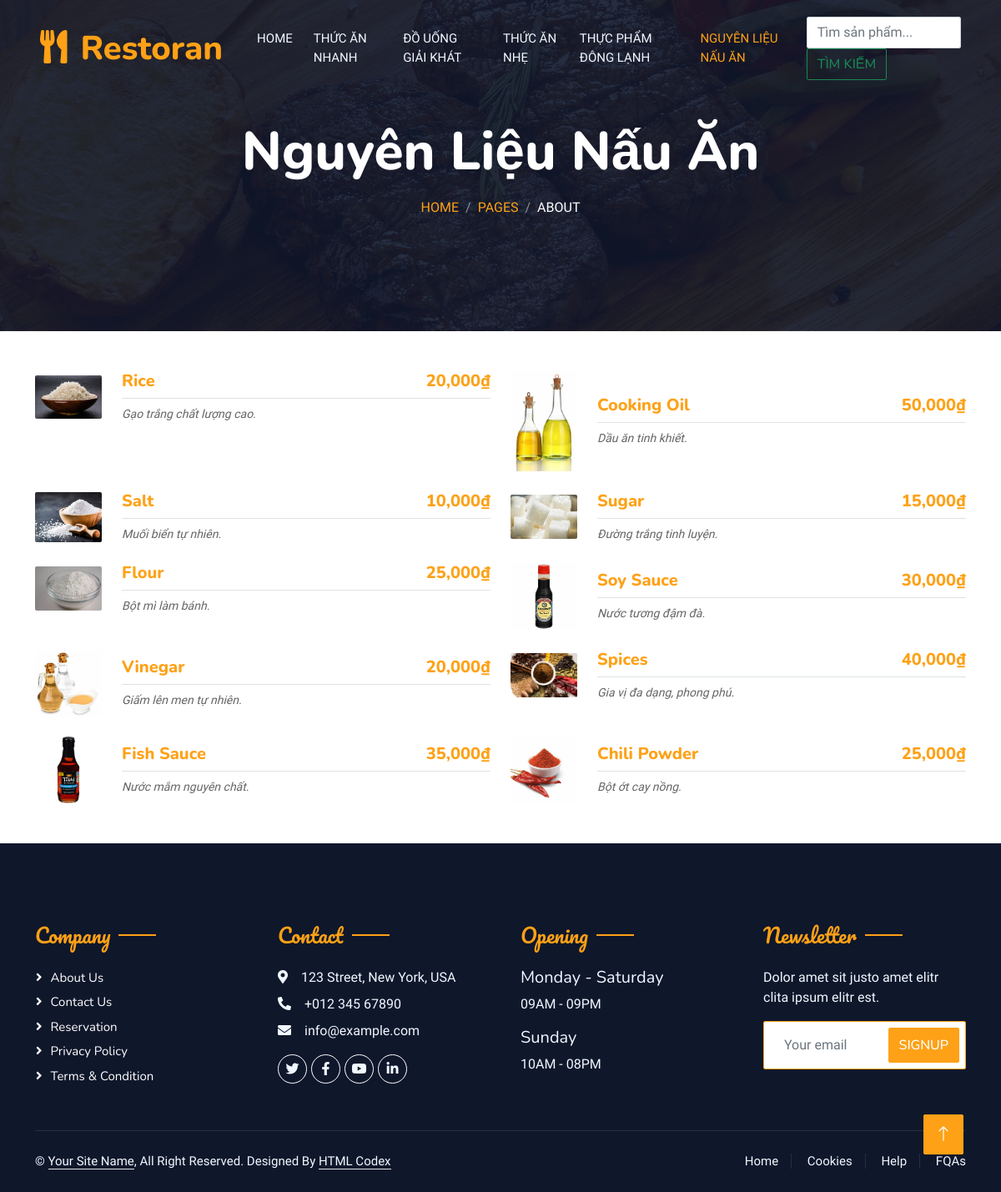
/NguyenLieuNauAn.php, run on the app's committed database.
### tables this page shows
CREATE TABLE `product_types` (
  `type_id` int(11) NOT NULL,
  `type_name` varchar(100) NOT NULL
);

CREATE TABLE `products` (
  `id` int(11) NOT NULL,
  `name` varchar(100) NOT NULL,
  `manu_id` int(11) NOT NULL,
  `type_id` int(11) NOT NULL,
  `price` int(11) DEFAULT NULL,
  `pro_image` varchar(150) NOT NULL,
  `description` text DEFAULT NULL,
  `feature` tinyint(1) DEFAULT NULL,
  `created_at` timestamp NOT NULL DEFAULT current_timestamp()
);

### models/productypes.php (called while the page is built, shortened)
<?php
class ProductType
{
    public function getAllProductType()
    {
        $sql = "SELECT * FROM product_types";
        $result = Db::$connection->query($sql);
        if ($result) {
            return $result->fetch_all(MYSQLI_ASSOC);
        } else {
            die("Error: " . Db::$connection->error);
        }
    }
}

### models/items.php (called while the page is built, shortened)
<?php
class Product extends Db {
    public function getAllProducts() {
        $sql = self::$connection->prepare("SELECT * FROM `products`");
        $sql->execute();
        $products = $sql->get_result()->fetch_all(MYSQLI_ASSOC);
        return $products;
    }
    public function getProductsTypeId5() {
        $sql = self::$connection->prepare("SELECT * FROM `products` WHERE `type_id` = 5");
        $sql->execute();
        $products = $sql->get_result()->fetch_all(MYSQLI_ASSOC);
        return $products;
    }
}
?>

### NguyenLieuNauAn.php (the view, shortened to what this page needs)
<?php
require "models/db.php";
require "models/items.php";
require "models/productypes.php";
$product = new Product();
$protype = new ProductType();
$getAllproduct = $product->getAllProducts();
$getAllprotypes = $protype->getAllProductType();
$getProductsTypeId5 = $product->getProductsTypeId5();
?>
<!DOCTYPE html>
<html lang="en">
<head>
    <link href="https://cdnjs.cloudflare.com/ajax/libs/font-awesome/5.10.0/css/all.min.css" rel="stylesheet">
    <link href="https://cdn.jsdelivr.net/npm/bootstrap-icons@1.4.1/font/bootstrap-icons.css" rel="stylesheet">
    <link href="lib/animate/animate.min.css" rel="stylesheet">
    <link href="lib/owlcarousel/assets/owl.carousel.min.css" rel="stylesheet">
    <link href="lib/tempusdominus/css/tempusdominus-bootstrap-4.min.css" rel="stylesheet" />
    <link href="css/bootstrap.min.css" rel="stylesheet">
    <link href="css/style.css" rel="stylesheet">
</head>
<body>
    <div class="container-xxl bg-white p-0">
        <div class="container-xxl position-relative p-0">
            <nav class="navbar navbar-expand-lg navbar-dark bg-dark px-4 px-lg-5 py-3 py-lg-0">
                <a href="" class="navbar-brand p-0">
                    <h1 class="text-primary m-0"><i class="fa fa-utensils me-3"></i>Restoran</h1>
                </a>
                <div class="collapse navbar-collapse" id="navbarCollapse">
                    <div class="navbar-nav ms-auto py-0 pe-4">
                        <a href="index.php" class="nav-item nav-link">Home</a>
                        <?php
                        if (isset($getAllprotypes) && is_array($getAllprotypes) && !empty($getAllprotypes)):
                            foreach ($getAllprotypes as $key => $value):
                                if ($value['type_id'] == 1):
                                    ?>
                                    <a href="ThucAnNhanh.php?type_id=<?php echo urlencode($value['type_id']); ?>"
                                        class="nav-item nav-link">
                                        <?php echo htmlspecialchars($value['type_name']); ?>
                                    </a>
                                    <?php
                                elseif ($value['type_id'] == 2):
                                    ?>
                                    <a href="DoUongGiaiKhat.php?type_id=<?php echo urlencode($value['type_id']); ?>"
                                        class="nav-item nav-link ">
                                        <?php echo htmlspecialchars($value['type_name']); ?>
                                    </a>
                                    <?php
                                elseif ($value['type_id'] == 3):
                                    ?>
                                    <a href="ThucAnNhe.php?type_id=<?php echo urlencode($value['type_id']); ?>"
                                        class="nav-item nav-link">
                                        <?php echo htmlspecialchars($value['type_name']); ?>
                                    </a>
                                    <?php
                                elseif ($value['type_id'] == 4):
                                    ?>
                                    <a href="ThucPhamDongLanh.php?type_id=<?php echo urlencode($value['type_id']); ?>"
                                        class="nav-item nav-link">
                                        <?php echo htmlspecialchars($value['type_name']); ?>
                                    </a>
                                    <?php
                                elseif ($value['type_id'] == 5):
                                    ?>
                                    <a href="NguyenLieuNauAn.php?type_id=<?php echo urlencode($value['type_id']); ?>"
                                        class="nav-item nav-link active">
                                        <?php echo htmlspecialchars($value['type_name']); ?>
                                    </a>
                                    <?php
                                endif;
                            endforeach;
                        else: ?>
                            <p class="nav-item nav-link">Không có loại sản phẩm nào.</p>
                        <?php endif; ?>
                    </div>
                    <form action="search.php" method="GET" class="form-inline my-2 my-lg-0">
                        <input class="form-control mr-sm-2" type="search" name="query" placeholder="Tìm sản phẩm..."
                            aria-label="Search">
                        <button class="btn btn-outline-success my-2 my-sm-0" type="submit">Tìm kiếm</button>
                    </form>
                </div>
            </nav>
            <div class="container-xxl py-5 bg-dark hero-header mb-5">
                <div class="container text-center my-5 pt-5 pb-4">
                    <h1 class="display-3 text-white mb-3 animated slideInDown">Nguyên Liệu Nấu Ăn</h1>
                    <nav aria-label="breadcrumb">
                        <ol class="breadcrumb justify-content-center text-uppercase">
                            <li class="breadcrumb-item"><a href="#">Home</a></li>
                            <li class="breadcrumb-item"><a href="#">Pages</a></li>
                            <li class="breadcrumb-item text-white active" aria-current="page">About</li>
                        </ol>
                    </nav>
                </div>
            </div>
        </div>
        <div class="tab-content container">
            <div id="tab-1" class="tab-pane fade show p-0 active">
                <div class="row g-4">
                    <?php foreach ($getProductsTypeId5 as $key => $value): ?>
                        <div class="col-lg-6">
                                <div class="d-flex align-items-center">
                                    <img class="flex-shrink-0 img-fluid rounded"
                                        src="img/<?php echo $value['pro_image']; ?>"
                                        alt="<?php echo htmlspecialchars($value['name']); ?>"
                                        style="width: 80px;">
                                    <div class="w-100 d-flex flex-column text-start ps-4">
                                        <h5 class="d-flex justify-content-between border-bottom pb-2">
                                            <a href="product_detail.php?id=<?php echo $value['id']; ?>">
                                                <span><?php echo htmlspecialchars($value['name']); ?></span>
                                            </a>
                                            <span class="text-primary"><?php echo number_format($value['price']); ?>₫</span>
                                        </h5>
                                        <small class="fst-italic"><?php echo htmlspecialchars($value['description']); ?></small>
                                    </div>
                                </div>
                            </div>
                    <?php endforeach ?>
                </div>
            </div>
        </div>
        <?php  include "footer.php" ?>
        <a href="#" class="btn btn-lg btn-primary btn-lg-square back-to-top"><i class="bi bi-arrow-up"></i></a>
</body>
</html>

### footer.php (shortened to what this page needs)
        <div class="container-fluid bg-dark text-light footer pt-5 mt-5 wow fadeIn" data-wow-delay="0.1s">
            <div class="container py-5">
                <div class="row g-5">
                    <div class="col-lg-3 col-md-6">
                        <h4 class="section-title ff-secondary text-start text-primary fw-normal mb-4">Company</h4>
                        <a class="btn btn-link" href="">About Us</a>
                        <a class="btn btn-link" href="">Contact Us</a>
                        <a class="btn btn-link" href="">Reservation</a>
                        <a class="btn btn-link" href="">Privacy Policy</a>
                        <a class="btn btn-link" href="">Terms & Condition</a>
                    </div>
                    <div class="col-lg-3 col-md-6">
                        <h4 class="section-title ff-secondary text-start text-primary fw-normal mb-4">Contact</h4>
                        <p class="mb-2"><i class="fa fa-map-marker-alt me-3"></i>123 Street, New York, USA</p>
                        <p class="mb-2"><i class="fa fa-phone-alt me-3"></i>+012 345 67890</p>
                        <p class="mb-2"><i class="fa fa-envelope me-3"></i>info@example.com</p>
                        <div class="d-flex pt-2">
                            <a class="btn btn-outline-light btn-social" href=""><i class="fab fa-twitter"></i></a>
                            <a class="btn btn-outline-light btn-social" href=""><i class="fab fa-facebook-f"></i></a>
                            <a class="btn btn-outline-light btn-social" href=""><i class="fab fa-youtube"></i></a>
                            <a class="btn btn-outline-light btn-social" href=""><i class="fab fa-linkedin-in"></i></a>
                        </div>
                    </div>
                    <div class="col-lg-3 col-md-6">
                        <h4 class="section-title ff-secondary text-start text-primary fw-normal mb-4">Opening</h4>
                        <h5 class="text-light fw-normal">Monday - Saturday</h5>
                        <p>09AM - 09PM</p>
                        <h5 class="text-light fw-normal">Sunday</h5>
                        <p>10AM - 08PM</p>
                    </div>
                    <div class="col-lg-3 col-md-6">
                        <h4 class="section-title ff-secondary text-start text-primary fw-normal mb-4">Newsletter</h4>
                        <p>Dolor amet sit justo amet elitr clita ipsum elitr est.</p>
                        <div class="position-relative mx-auto" style="max-width: 400px;">
                            <input class="form-control border-primary w-100 py-3 ps-4 pe-5" type="text" placeholder="Your email">
                            <button type="button" class="btn btn-primary py-2 position-absolute top-0 end-0 mt-2 me-2">SignUp</button>
                        </div>
                    </div>
                </div>
            </div>
            <div class="container">
                <div class="copyright">
                    <div class="row">
                        <div class="col-md-6 text-center text-md-start mb-3 mb-md-0">
                            &copy; <a class="border-bottom" href="#">Your Site Name</a>, All Right Reserved.
							Designed By <a class="border-bottom" href="https://htmlcodex.com">HTML Codex</a>
                        </div>
                        <div class="col-md-6 text-center text-md-end">
                            <div class="footer-menu">
                                <a href="">Home</a>
                                <a href="">Cookies</a>
                                <a href="">Help</a>
                                <a href="">FQAs</a>
                            </div>
                        </div>
                    </div>
                </div>
            </div>
        </div>
        <a href="#" class="btn btn-lg btn-primary btn-lg-square back-to-top"><i class="bi bi-arrow-up"></i></a>
    </div>
</body>
</html>

### css/style.css (style rules this page uses)
:root { --primary: #FEA116; --light: #F1F8FF; --dark: #0F172B; }
.ff-secondary { font-family: 'Pacifico', cursive; }
.back-to-top { position: fixed; display: none; right: 45px; bottom: 45px; z-index: 99; }
.btn { font-family: 'Nunito', sans-serif; font-weight: 500; text-transform: uppercase; transition: .5s; }
.btn.btn-primary, .btn.btn-secondary { color: #FFFFFF; }
.btn-lg-square { width: 48px; height: 48px; }
.btn-square, .btn-sm-square, .btn-lg-square { padding: 0; display: flex; align-items: center; justify-content: center; font-weight: normal; border-radius: 2px; }
.navbar-dark .navbar-nav .nav-link { position: relative; margin-left: 25px; padding: 35px 0; font-size: 15px; color: var(--light) !important; text-transform: uppercase; font-weight: 500; outline: none; transition: .5s; }
.navbar-dark .navbar-nav .nav-link:hover, .navbar-dark .navbar-nav .nav-link.active { color: var(--primary) !important; }
@media (min-width: 992px) { .navbar-dark { position: absolute; width: 100%; top: 0; left: 0; z-index: 999; background: transparent !important; } }
.hero-header { background: linear-gradient(rgba(15, 23, 43, .9), rgba(15, 23, 43, .9)), url(../img/bg-hero.jpg); background-position: center center; background-repeat: no-repeat; background-size: cover; }
.breadcrumb-item + .breadcrumb-item::before { color: rgba(255, 255, 255, .5); }
.section-title { position: relative; display: inline-block; }
.section-title::before { position: absolute; content: ""; width: 45px; height: 2px; top: 50%; left: -55px; margin-top: -1px; background: var(--primary); }
.section-title::after { position: absolute; content: ""; width: 45px; height: 2px; top: 50%; right: -55px; margin-top: -1px; background: var(--primary); }
.section-title.text-start::before, .section-title.text-end::after { display: none; }
.footer .btn.btn-social { margin-right: 5px; width: 35px; height: 35px; display: flex; align-items: center; justify-content: center; color: var(--light); border: 1px solid #FFFFFF; border-radius: 35px; transition: .3s; }
.footer .btn.btn-link { display: block; margin-bottom: 5px; padding: 0; text-align: left; color: #FFFFFF; font-size: 15px; font-weight: normal; text-transform: capitalize; transition: .3s; }
.footer .btn.btn-link::before { position: relative; content: "\f105"; font-family: "Font Awesome 5 Free"; font-weight: 900; margin-right: 10px; }
.footer .copyright { padding: 25px 0; font-size: 15px; border-top: 1px solid rgba(256, 256, 256, .1); }
.footer .copyright a { color: var(--light); }
.footer .footer-menu a { margin-right: 15px; padding-right: 15px; border-right: 1px solid rgba(255, 255, 255, .1); }
.footer .footer-menu a:last-child { margin-right: 0; padding-right: 0; border-right: none; }

### data on the page
product_types: type_name "THỨC ĂN NHANH"
product_types: type_name "ĐỒ UỐNG GIẢI KHÁT"
product_types: type_name "THỨC ĂN NHẸ"
product_types: type_name "THỰC PHẨM ĐÔNG LẠNH"
product_types: type_name "NGUYÊN LIỆU NẤU ĂN"
products: pro_image (picture), name "Rice", price "20,000", description "Gạo trắng chất lượng cao."
products: pro_image (picture), name "Cooking Oil", price "50,000", description "Dầu ăn tinh khiết."
products: pro_image (picture), name "Salt", price "10,000", description "Muối biển tự nhiên."
products: pro_image (picture), name "Sugar", price "15,000", description "Đường trắng tinh luyện."
products: pro_image (picture), name "Flour", price "25,000", description "Bột mì làm bánh."
products: pro_image (picture), name "Soy Sauce", price "30,000", description "Nước tương đậm đà."
products: pro_image (picture), name "Vinegar", price "20,000", description "Giấm lên men tự nhiên."
products: pro_image (picture), name "Spices", price "40,000", description "Gia vị đa dạng, phong phú."
products: pro_image (picture), name "Fish Sauce", price "35,000", description "Nước mắm nguyên chất."
products: pro_image (picture), name "Chili Powder", price "25,000", description "Bột ớt cay nồng."
